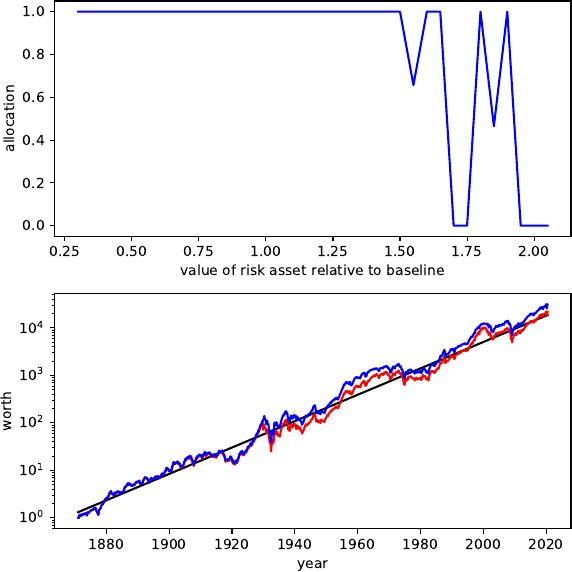

This figure's Python source:
# analysis of a simple investment strategy on historical stock market data

import numpy as np
import matplotlib.pyplot as plt
import scipy.optimize as opt

date, cpi, val = np.loadtxt('sp500.dat', unpack=True)

# normalize stock market values for convenience
val /= 90.0
val0 = 1.32*np.exp(0.06395*(date - 1871))

ratio = np.arange(0.3, 2.1, 0.05)
strategy = [1.0] * len(ratio)
interval = [(0.0,1.0)] * len(ratio)

# forward simulation of investment strategy
def invest(strategy):
    worth = 1.0
    i=1
    while i < len(val):
        ratio0 = val[i-1]/val0[i-1]
        strategy0 = np.interp(ratio0, ratio, strategy)
        worth = worth*(1.0 - strategy0) + worth*strategy0*val[i]/val[i-1]
        i = i+1
    return -worth

def invest_plot(strategy):
    worth = [1.0]*len(val)
    i=1
    while i < len(val):
        ratio0 = val[i-1]/val0[i-1]
        strategy0 = np.interp(ratio0, ratio, strategy)
        worth[i] = worth[i-1]*(1.0 - strategy0) + worth[i-1]*strategy0*val[i]/val[i-1]
        i = i+1
    return worth

invest0 = invest(strategy)

scan0 = invest_plot(strategy)
res = opt.minimize(invest,strategy,bounds=interval)

optimal_strategy = res.x
scan = invest_plot(optimal_strategy)

safe_strategy = [1.0] * len(ratio)
for (i,strat) in enumerate(safe_strategy):
    if(ratio[i] > 1.5):
        strat = 0.0
scan2 = invest_plot(safe_strategy)

fig, (ax1,ax2) = plt.subplots(2,1,tight_layout=True, figsize=(6.0,6.0))

ax1.plot(ratio,optimal_strategy,color='blue')
ax1.set_xlabel('value of risk asset relative to baseline')
ax1.set_ylabel('allocation')

ax2.semilogy(date,val0,color='black')
ax2.semilogy(date,scan0,color='red')
ax2.semilogy(date,scan,color='blue')
#ax2.semilogy(date,scan2,color='green')

ax2.set_xlabel('year')
ax2.set_ylabel('worth')

plt.savefig('invest.pdf', bbox_inches='tight', pad_inches=0.01)